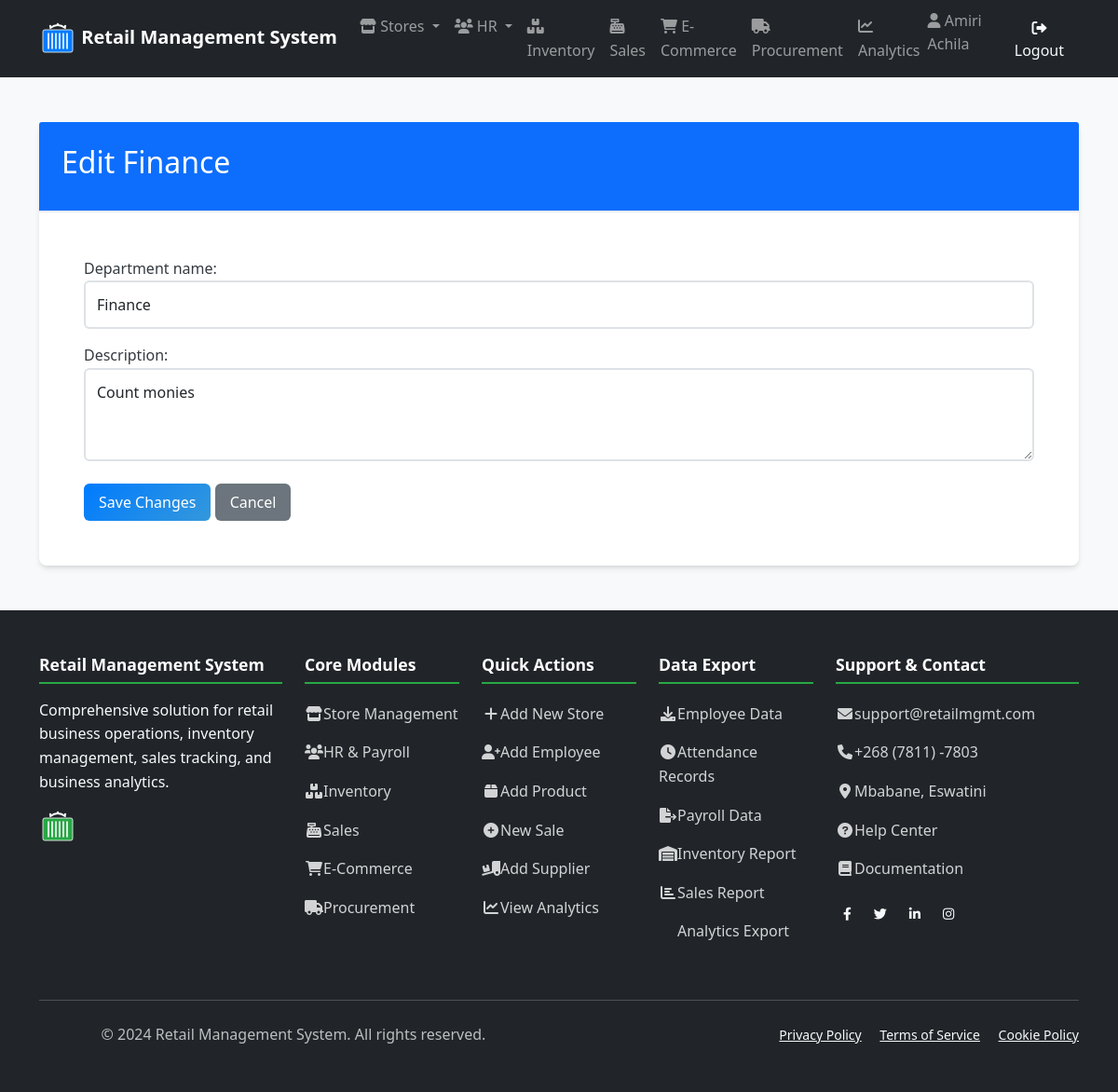
The page /stores/departments/4/edit/ (signed in) on the database its author committed.
### human_resources/models.py (models this page shows, shortened)
class Employee(AbstractUser):
    employee_id = models.AutoField(primary_key=True)
    first_name = models.CharField(_("first name"), max_length=50, blank=False)
    last_name = models.CharField(_("last name"), max_length=50, blank=False)
    email = models.EmailField(_("email address"), unique=True)  # Uncommented and made unique
    phone = models.CharField(_("phone number"), max_length=20, blank=True, null=True)
    hire_date = models.DateField(_("hire date"), blank=True, null=True)
    position = models.CharField(_("position"), max_length=50, blank=True)
    salary = models.DecimalField(
        _("salary"),
        max_digits=10,
        decimal_places=2,
        blank=True,
        null=True
    )
    department = models.ForeignKey(
        'store_management.Department',
        on_delete=models.SET_NULL,
        null=True,
        blank=True,
        related_name='employees',
        verbose_name=_("department")
    )
    username = models.CharField(
        max_length=150,
        unique=True,
        verbose_name='username'
    )
    store = models.ForeignKey(
        'store_management.Store',
        on_delete=models.SET_NULL,
        null=True,       # Add this
        blank=True,      # Add this
        verbose_name='Assigned Store'
    )
    manager = models.ForeignKey(
        'self',
        on_delete=models.SET_NULL,
        null=True,
        blank=True,
        related_name='subordinates',
        verbose_name=_("manager")
    )
    created_at = models.DateTimeField(auto_now_add=True)
    updated_at = models.DateTimeField(auto_now=True)
    class Meta:
        db_table = 'human_resources_employee'
        verbose_name = _("employee")
        verbose_name_plural = _("employees")
        ordering = ['last_name', 'first_name']
        permissions = [
            ("view_store_dashboard", "Can view store management dashboard"),
            ("manage_store_settings", "Can modify store configuration and settings"),
            ("manage_departments", "Can create/edit/delete store departments"),
            ("access_inventory", "Can access inventory management system"),
            ("view_inventory", "Can view inventory items and stock levels"),
            ("edit_inventory", "Can modify inventory items and quantities"),
            ("manage_inventory_categories", "Can organize inventory categories"),
            ("perform_inventory_audit", "Can conduct physical inventory counts"),
            ("process_sales", "Can process in-store sales transactions"),
            ("void_sales", "Can void/completely cancel sales transactions"),
            ("manage_sales_promotions", "Can configure sales promotions/discounts"),
            ("view_sales_reports", "Can access sales performance reports"),
            ("create_purchase_orders", "Can generate new procurement orders"),
            ("approve_purchase_orders", "Can authorize procurement requests"),
            ("manage_suppliers", "Can maintain supplier/vendor records"),
            ("receive_stock", "Can process received shipments"),
            ("view_employee_directory", "Can access employee contact information"),
            ("manage_employee_records", "Can maintain HR records (excluding sensitive data)"),
            ("access_hr_reports", "Can view HR analytics and reports"),
            ("manage_recruitment", "Can handle hiring processes"),
            ("manage_online_listings", "Can maintain e-commerce product listings"),
            ("process_online_orders", "Can fulfill e-commerce purchases"),
            ("handle_customer_portals", "Can manage customer account portals"),
            ("view_web_analytics", "Can access e-commerce traffic/revenue reports"),
            ("generate_financial_reports", "Can create financial statements"),
            ("export_data_reports", "Can export datasets for external analysis"),
            ("access_executive_dashboards", "Can view strategic business dashboards"),
            ("schedule_automated_reports", "Can configure report automation"),
            ("override_inventory_checks", "Can bypass inventory validation rules"),
            ("access_audit_logs", "Can view system audit trails"),
            ("manage_api_integrations", "Can configure system integrations")
        ]

### store_management/models.py (models this page shows, shortened)
class Department(models.Model):
    id = models.AutoField(primary_key=True)
    department_name = models.CharField(max_length=100)
    description = models.CharField(max_length=200, blank=True, null=True)
    store = models.ForeignKey(Store, on_delete=models.CASCADE, related_name='departments')
    manager = models.ForeignKey('human_resources.Employee', on_delete=models.SET_NULL, null=True, blank=True, related_name='managed_departments')
    created_at = models.DateTimeField(auto_now_add=True)
    updated_at = models.DateTimeField(auto_now=True)
    class Meta:
        ordering = ['department_name']
        db_table = 'store_management_department'
        constraints = [
            models.UniqueConstraint(
                fields=['store', 'department_name'],
                name='unique_department_per_store'
            )
        ]

### store_management/views.py (the view, shortened to what this page needs)
# urls.py: path('departments/<int:pk>/edit/', views.DepartmentUpdateView.as_view() , name='department_edit'),
class DepartmentUpdateView(UpdateView):
    model = Department
    form_class = DepartmentForm
    template_name = 'store_management/department_edit.html'
    context_object_name = 'department'
    def get_context_data(self, **kwargs):
        context = super().get_context_data(**kwargs)
        context['store'] = self.object.store
        return context

### store_management/templates/store_management/department_edit.html (shortened to what this page needs)
{% extends "base.html" %}
{% block content %}
<div class="container mt-5">
    <div class="card">
        <div class="card-header bg-primary text-white">
            <h2>Edit {{ department.department_name }}</h2>
        </div>
        <div class="card-body">
            <form method="post">
                {{ form.as_p }}
                <div class="mt-4">
                    <button type="submit" class="btn btn-primary">
                         Save Changes
                    </button>
                    <a href="{% url 'store_management:department_detail' pk=department.pk %}"
                       class="btn btn-secondary">
                        Cancel
                    </a>
                </div>
            </form>
        </div>
    </div>
</div>
{% endblock %}

### templates/base.html (shortened to what this page needs)
{% load static %}
<!DOCTYPE html>
<html lang="en">
<head>
    <link href="https://cdn.jsdelivr.net/npm/bootstrap@5.1.3/dist/css/bootstrap.min.css" rel="stylesheet">
    <link rel="stylesheet" href="https://cdnjs.cloudflare.com/ajax/libs/font-awesome/6.0.0/css/all.min.css">
    <link rel="stylesheet" href="{% static 'css/main.css' %}">
</head>
<body>
    <nav class="navbar navbar-expand-lg navbar-dark bg-dark">
        <div class="container">
            <a class="navbar-brand" href="{% url 'dashboards:dashboard' %}">
                <div class="logo-container">
                    <span class="logo-text">Retail Management System</span>
                </div>
            </a>
            <div class="collapse navbar-collapse" id="navbarNav">
                <ul class="navbar-nav me-auto">
                    <li class="nav-item dropdown">
                        <a class="nav-link dropdown-toggle" href="#" id="storeDropdown" role="button" data-bs-toggle="dropdown" aria-expanded="false">
                            <i class="fas fa-store"></i> Stores
                        </a>
                    </li>
                    <li class="nav-item dropdown">
                        <a class="nav-link dropdown-toggle" href="#" id="hrDropdown" role="button" data-bs-toggle="dropdown" aria-expanded="false">
                            <i class="fas fa-users"></i> HR
                        </a>
                    </li>
                    <li class="nav-item">
                        <a class="nav-link" href="{% url 'inventory:product_list' %}">
                            <i class="fas fa-boxes"></i> Inventory
                        </a>
                    </li>
                    <li class="nav-item">
                        <a class="nav-link" href="{% url 'sales:sale_list' %}">
                            <i class="fas fa-cash-register"></i> Sales
                        </a>
                    </li>
                    <li class="nav-item">
                        <a class="nav-link" href="{% url 'e_commerce:order_list' %}">
                            <i class="fas fa-shopping-cart"></i> E-Commerce
                        </a>
                    </li>
                    <li class="nav-item">
                        <a class="nav-link" href="{% url 'procurement:supplier_list' %}">
                            <i class="fas fa-truck"></i> Procurement
                        </a>
                    </li>
                    <li class="nav-item">
                        <a class="nav-link" href="{% url 'analytics:dashboard' %}">
                            <i class="fas fa-chart-line"></i> Analytics
                        </a>
                    </li>
                </ul>
                <ul class="navbar-nav">
                    {% if user.is_authenticated %}
                    <li class="nav-item">
                        <span class="navbar-text me-3">
                            <i class="fas fa-user"></i>
                            {% if user.first_name or user.last_name %}
                                {{ user.first_name }} {{ user.last_name }}
                            {% else %}
                                {{ user.username }}
                            {% endif %}
                        </span>
                    </li>
                    <li class="nav-item">
                        <a class="btn btn-outline-light" href="{% url 'logout' %}">
                            <i class="fas fa-sign-out-alt"></i> Logout
                        </a>
                    </li>
                    {% else %}
                    <li class="nav-item">
                        <a class="btn btn-outline-light" href="{% url 'login' %}">
                            <i class="fas fa-sign-in-alt"></i> Login
                        </a>
                    </li>
                    {% endif %}
                </ul>
            </div>
        </div>
    </nav>
    <main>
        {% block content %}
        {% endblock %}
    </main>
    <footer class="bg-dark text-light mt-5 py-5">
        <div class="container">
            <div class="row">
                <div class="col-lg-3 col-md-6 mb-4">
                    <h5 class="footer-title">Retail Management System</h5>
                    <p class="mb-3">Comprehensive solution for retail business operations, inventory management, sales tracking, and business analytics.</p>
                    <div class="logo-container mb-3">
                    </div>
                </div>
                <div class="col-lg-2 col-md-6 mb-4">
                    <h5 class="footer-title">Core Modules</h5>
                    <div class="footer-links">
                        <a href="{% url 'store_management:store_list' %}"><i class="fas fa-store"></i>Store Management</a>
                        <a href="{% url 'hr:employee_list' %}"><i class="fas fa-users"></i>HR & Payroll</a>
                        <a href="{% url 'inventory:product_list' %}"><i class="fas fa-boxes"></i>Inventory</a>
                        <a href="{% url 'sales:sale_list' %}"><i class="fas fa-cash-register"></i>Sales</a>
                        <a href="{% url 'e_commerce:order_list' %}"><i class="fas fa-shopping-cart"></i>E-Commerce</a>
                        <a href="{% url 'procurement:supplier_list' %}"><i class="fas fa-truck"></i>Procurement</a>
                    </div>
                </div>
                <div class="col-lg-2 col-md-6 mb-4">
                    <h5 class="footer-title">Quick Actions</h5>
                    <div class="footer-links">
                        <a href="{% url 'store_management:store_create' %}"><i class="fas fa-plus"></i>Add New Store</a>
                        <a href="{% url 'hr:employee_create' %}"><i class="fas fa-user-plus"></i>Add Employee</a>
                        <a href="{% url 'inventory:product_create' %}"><i class="fas fa-box"></i>Add Product</a>
                        <a href="{% url 'sales:sale_create' %}"><i class="fas fa-plus-circle"></i>New Sale</a>
                        <a href="{% url 'procurement:supplier_create' %}"><i class="fas fa-truck-loading"></i>Add Supplier</a>
                        <a href="{% url 'analytics:dashboard' %}"><i class="fas fa-chart-line"></i>View Analytics</a>
                    </div>
                </div>
                <div class="col-lg-2 col-md-6 mb-4">
                    <h5 class="footer-title">Data Export</h5>
                    <div class="footer-links">
                        <a href="{% url 'hr:employee_export' %}?format=csv"><i class="fas fa-download"></i>Employee Data</a>
                        <a href="{% url 'hr:attendance_export' %}?format=csv"><i class="fas fa-clock"></i>Attendance Records</a>
                        <a href="{% url 'hr:payroll_export' %}?format=csv"><i class="fas fa-file-export"></i>Payroll Data</a>
                        <a href="{% url 'inventory:product_list' %}"><i class="fas fa-warehouse"></i>Inventory Report</a>
                        <a href="{% url 'sales:sale_list' %}"><i class="fas fa-chart-bar"></i>Sales Report</a>
                        <a href="{% url 'analytics:dashboard' %}">Analytics Export</a>
                    </div>
                </div>
                <div class="col-lg-3 col-md-6 mb-4">
                    <h5 class="footer-title">Support & Contact</h5>
                    <div class="footer-links mb-3">
                        <a href="mailto:support@retailmgmt.com"><i class="fas fa-envelope"></i>support@retailmgmt.com</a>
                        <a href="tel:+26878117803"><i class="fas fa-phone"></i>+268 (7811) -7803</a>
                        <a href="#"><i class="fas fa-map-marker-alt"></i>Mbabane, Eswatini</a>
                        <a href="#"><i class="fas fa-question-circle"></i>Help Center</a>
                        <a href="#"><i class="fas fa-book"></i>Documentation</a>
                    </div>
                    <div class="d-flex gap-2">
                        <a href="#" class="btn btn-outline-light btn-sm" title="Facebook">
                            <i class="fab fa-facebook-f"></i>
                        </a>
                        <a href="#" class="btn btn-outline-light btn-sm" title="Twitter">
                            <i class="fab fa-twitter"></i>
                        </a>
                        <a href="#" class="btn btn-outline-light btn-sm" title="LinkedIn">
                            <i class="fab fa-linkedin-in"></i>
                        </a>
                        <a href="#" class="btn btn-outline-light btn-sm" title="Instagram">
                            <i class="fab fa-instagram"></i>
                        </a>
                    </div>
                </div>
            </div>
            <div class="copyright">
                <div class="row align-items-center">
                    <div class="col-md-6">
                        <p class="mb-0">&copy; 2024 Retail Management System. All rights reserved.</p>
                    </div>
                    <div class="col-md-6 text-md-end">
                        <small>
                            <a href="#" class="text-light me-3">Privacy Policy</a>
                            <a href="#" class="text-light me-3">Terms of Service</a>
                            <a href="#" class="text-light">Cookie Policy</a>
                        </small>
                    </div>
                </div>
            </div>
        </div>
    </footer>
</body>
</html>

### rows shown on the page
Employee: first_name "Amiri", last_name "Achila"
Department: department_name "Finance", description "Count monies"
